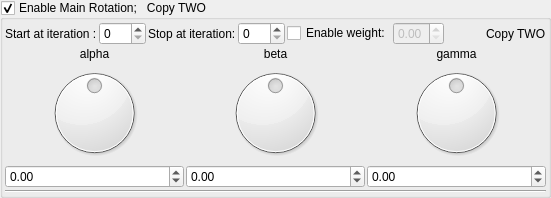
    <widget class="MyGroupBox" name="groupCheck_transform_main_rotation2_enabled">
     <property name="title">
      <string>Enable Main Rotation;   Copy TWO</string>
     </property>
     <property name="checkable">
      <bool>true</bool>
     </property>
     <layout class="QVBoxLayout" name="verticalLayout_15" stretch="0,0,0">
      <property name="spacing">
       <number>2</number>
      </property>
      <property name="leftMargin">
       <number>2</number>
      </property>
      <property name="topMargin">
       <number>2</number>
      </property>
      <property name="rightMargin">
       <number>2</number>
      </property>
      <property name="bottomMargin">
       <number>2</number>
      </property>
      <item>
       <layout class="QGridLayout" name="gridLayout_20">
        <item row="0" column="7">
         <widget class="QLabel" name="label_114">
          <property name="text">
           <string>Copy TWO</string>
          </property>
         </widget>
        </item>
        <item row="0" column="4">
         <widget class="QCheckBox" name="checkBox_transform_main_rotation2_weight_enabled">
          <property name="text">
           <string>Enable weight:</string>
          </property>
         </widget>
        </item>
        <item row="0" column="2">
         <widget class="QLabel" name="label_31">
          <property name="text">
           <string>Stop at iteration:</string>
          </property>
         </widget>
        </item>
        <item row="0" column="3">
         <widget class="MySpinBox" name="spinboxInt_transform_main_rotation2_stop_iterations">
          <property name="sizePolicy">
           <sizepolicy hsizetype="Minimum" vsizetype="Maximum">
            <horstretch>0</horstretch>
            <verstretch>0</verstretch>
           </sizepolicy>
          </property>
          <property name="maximum">
           <number>250</number>
          </property>
         </widget>
        </item>
        <item row="0" column="1">
         <widget class="MySpinBox" name="spinboxInt_transform_main_rotation2_start_iterations">
          <property name="sizePolicy">
           <sizepolicy hsizetype="Minimum" vsizetype="Maximum">
            <horstretch>0</horstretch>
            <verstretch>0</verstretch>
           </sizepolicy>
          </property>
          <property name="maximum">
           <number>250</number>
          </property>
         </widget>
        </item>
        <item row="0" column="0">
         <widget class="QLabel" name="label_30">
          <property name="text">
           <string>Start at iteration :</string>
          </property>
         </widget>
        </item>
        <item row="0" column="5">
         <widget class="MyDoubleSpinBox" name="spinbox_transform_main_rotation2_weight">
          <property name="enabled">
           <bool>false</bool>
          </property>
          <property name="sizePolicy">
           <sizepolicy hsizetype="Minimum" vsizetype="Maximum">
            <horstretch>0</horstretch>
            <verstretch>0</verstretch>
           </sizepolicy>
          </property>
          <property name="decimals">
           <number>2</number>
          </property>
          <property name="minimum">
           <double>0.000000000000000</double>
          </property>
          <property name="maximum">
           <double>1.000000000000000</double>
          </property>
          <property name="singleStep">
           <double>0.100000000000000</double>
          </property>
         </widget>
        </item>
        <item row="0" column="6">
         <spacer name="horizontalSpacer_17">
          <property name="orientation">
           <enum>Qt::Horizontal</enum>
          </property>
          <property name="sizeHint" stdset="0">
           <size>
            <width>40</width>
            <height>20</height>
           </size>
          </property>
         </spacer>
        </item>
       </layout>
      </item>
      <item>
       <layout class="QGridLayout" name="gridLayout_21">
        <property name="spacing">
         <number>2</number>
        </property>
        <item row="0" column="2">
         <widget class="QLabel" name="label_40">
          <property name="text">
           <string>gamma</string>
          </property>
          <property name="alignment">
           <set>Qt::AlignCenter</set>
          </property>
         </widget>
        </item>
        <item row="0" column="1">
         <widget class="QLabel" name="label_41">
          <property name="text">
           <string>beta</string>
          </property>
          <property name="alignment">
           <set>Qt::AlignCenter</set>
          </property>
         </widget>
        </item>
        <item row="0" column="0">
         <widget class="QLabel" name="label_42">
          <property name="text">
           <string>alpha</string>
          </property>
          <property name="alignment">
           <set>Qt::AlignCenter</set>
          </property>
         </widget>
        </item>
        <item row="1" column="1">
         <widget class="QDial" name="dial3_transform_main_rotation2_y">
          <property name="minimum">
           <number>-18000</number>
          </property>
          <property name="maximum">
           <number>18000</number>
          </property>
          <property name="wrapping">
           <bool>true</bool>
          </property>
         </widget>
        </item>
        <item row="1" column="2">
         <widget class="QDial" name="dial3_transform_main_rotation2_z">
          <property name="minimum">
           <number>-18000</number>
          </property>
          <property name="maximum">
           <number>18000</number>
          </property>
          <property name="wrapping">
           <bool>true</bool>
          </property>
         </widget>
        </item>
        <item row="2" column="0">
         <widget class="MyDoubleSpinBox" name="spinboxd3_transform_main_rotation2_x">
          <property name="sizePolicy">
           <sizepolicy hsizetype="Minimum" vsizetype="Maximum">
            <horstretch>0</horstretch>
            <verstretch>0</verstretch>
           </sizepolicy>
          </property>
          <property name="prefix">
           <string/>
          </property>
          <property name="suffix">
           <string/>
          </property>
          <property name="decimals">
           <number>2</number>
          </property>
          <property name="minimum">
           <double>-180.000000000000000</double>
          </property>
          <property name="maximum">
           <double>180.000000000000000</double>
          </property>
          <property name="singleStep">
           <double>1.000000000000000</double>
          </property>
         </widget>
        </item>
        <item row="1" column="0">
         <widget class="QDial" name="dial3_transform_main_rotation2_x">
          <property name="minimum">
           <number>-18000</number>
          </property>
          <property name="maximum">
           <number>18000</number>
          </property>
          <property name="wrapping">
           <bool>true</bool>
          </property>
         </widget>
        </item>
        <item row="2" column="2">
         <widget class="MyDoubleSpinBox" name="spinboxd3_transform_main_rotation2_z">
          <property name="sizePolicy">
           <sizepolicy hsizetype="Minimum" vsizetype="Maximum">
            <horstretch>0</horstretch>
            <verstretch>0</verstretch>
           </sizepolicy>
          </property>
          <property name="prefix">
           <string/>
          </property>
          <property name="suffix">
           <string/>
          </property>
          <property name="decimals">
           <number>2</number>
          </property>
          <property name="minimum">
           <double>-180.000000000000000</double>
          </property>
          <property name="maximum">
           <double>180.000000000000000</double>
          </property>
          <property name="singleStep">
           <double>1.000000000000000</double>
          </property>
         </widget>
        </item>
        <item row="2" column="1">
         <widget class="MyDoubleSpinBox" name="spinboxd3_transform_main_rotation2_y">
          <property name="sizePolicy">
           <sizepolicy hsizetype="Minimum" vsizetype="Maximum">
            <horstretch>0</horstretch>
            <verstretch>0</verstretch>
           </sizepolicy>
          </property>
          <property name="prefix">
           <string/>
          </property>
          <property name="suffix">
           <string/>
          </property>
          <property name="decimals">
           <number>2</number>
          </property>
          <property name="minimum">
           <double>-180.000000000000000</double>
          </property>
          <property name="maximum">
           <double>180.000000000000000</double>
          </property>
          <property name="singleStep">
           <double>1.000000000000000</double>
          </property>
         </widget>
        </item>
       </layout>
      </item>
      <item>
       <widget class="Line" name="line_14">
        <property name="orientation">
         <enum>Qt::Horizontal</enum>
        </property>
       </widget>
      </item>
     </layout>
    </widget>
